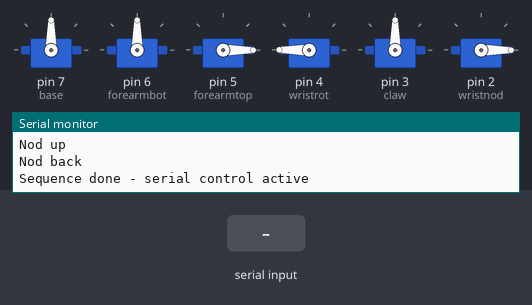
A sketch run on a simulated Arduino Uno, built with avr-gcc and run on an emulated ATmega328P. On the bench: 6 × servo, the last lines printed to the serial monitor. The inputs (shaded band) are chosen by the test bench.

Above: at 3.7 s.
3.8 s: "7\n" received over Serial
At 6.0 s:
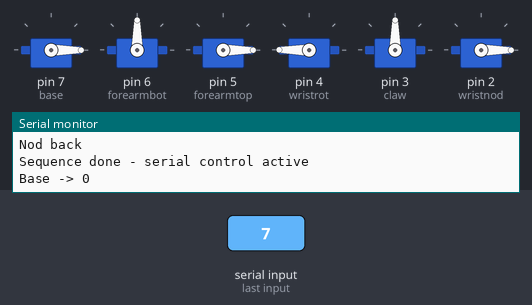
6.3 s: "6\n" received over Serial
At 7.8 s:
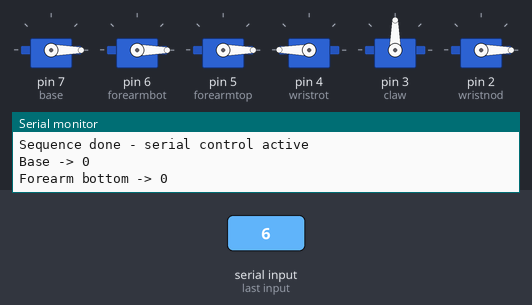
8.8 s: "4\n" received over Serial
At 11.0 s:
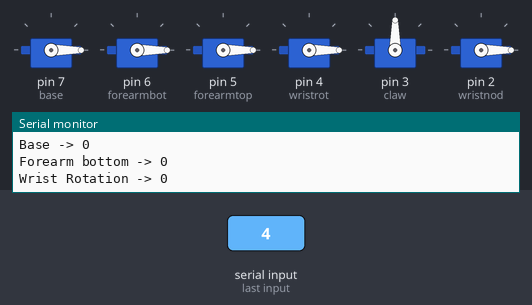
Timing chart, 0 to 12.5 s (numbered marks = the images above; inputs shaded):
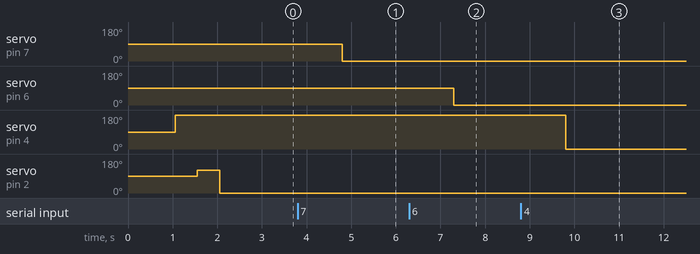

The sketch:

arm_grab_final.ino
```cpp
#include <Servo.h>

Servo base;
Servo forearmbot;
Servo forearmtop;
Servo wristrot;
Servo wristnod;
Servo claw;

int servoNum;
int angle;

void setup() {
  Serial.begin(9600);
  base.attach(7);
  forearmbot.attach(6);
  forearmtop.attach(5);
  wristrot.attach(4);
  claw.attach(3);
  wristnod.attach(2);
  Serial.println("Ready: type '<servo#> <angle>'");
  Serial.println("base=7, forearmbot=6, forearmtop=5, wristrot=4, wristnod=3, claw=2");

  // Set forearm top to 0 first
  forearmtop.write(0);
  Serial.println("Forearm top -> 0");
  delay(1000);

 //turn to user
  wristrot.write(180);
  Serial.println("rot");
  delay(500);

  // Nod sequence
  wristnod.write(120);
  Serial.println("Nod up");
  delay(500);

  wristnod.write(0);
  Serial.println("Nod back");
  delay(500);

  Serial.println("Sequence done - serial control active");
}

void loop() {
  if (Serial.available()) {
    servoNum = Serial.parseInt();
    angle = Serial.parseInt();
    angle = constrain(angle, 0, 180);

    if (servoNum == 7) {
      base.write(angle);
      Serial.print("Base -> ");
      Serial.println(angle);
    }
    else if (servoNum == 6) {
      forearmbot.write(angle);
      Serial.print("Forearm bottom -> ");
      Serial.println(angle);
    }
    else if (servoNum == 5) {
      forearmtop.write(angle);
      Serial.print("Forearm top -> ");
      Serial.println(angle);
    }
    else if (servoNum == 4) {
      wristrot.write(angle);
      Serial.print("Wrist Rotation -> ");
      Serial.println(angle);
    }
    else if (servoNum == 3) {
      wristnod.write(angle);
      Serial.print("Wrist up-down -> ");
      Serial.println(angle);
    }
    else if (servoNum == 2) {
      claw.write(angle);
      Serial.print("Claw -> ");
      Serial.println(angle);
    }
    else {
      Serial.println("Invalid servo number");
    }
    while (Serial.available()) Serial.read();
  }
}
```

Measured:
- after the input at 3.8 s, servo on pin 7 (base): 90° → 0° after 1.0 s
- after the input at 6.3 s, servo on pin 6 (forearmbot): 90° → 0° after 1.0 s
- after the input at 8.8 s, servo on pin 4 (wristrot): 180° → 0° after 1.0 s
